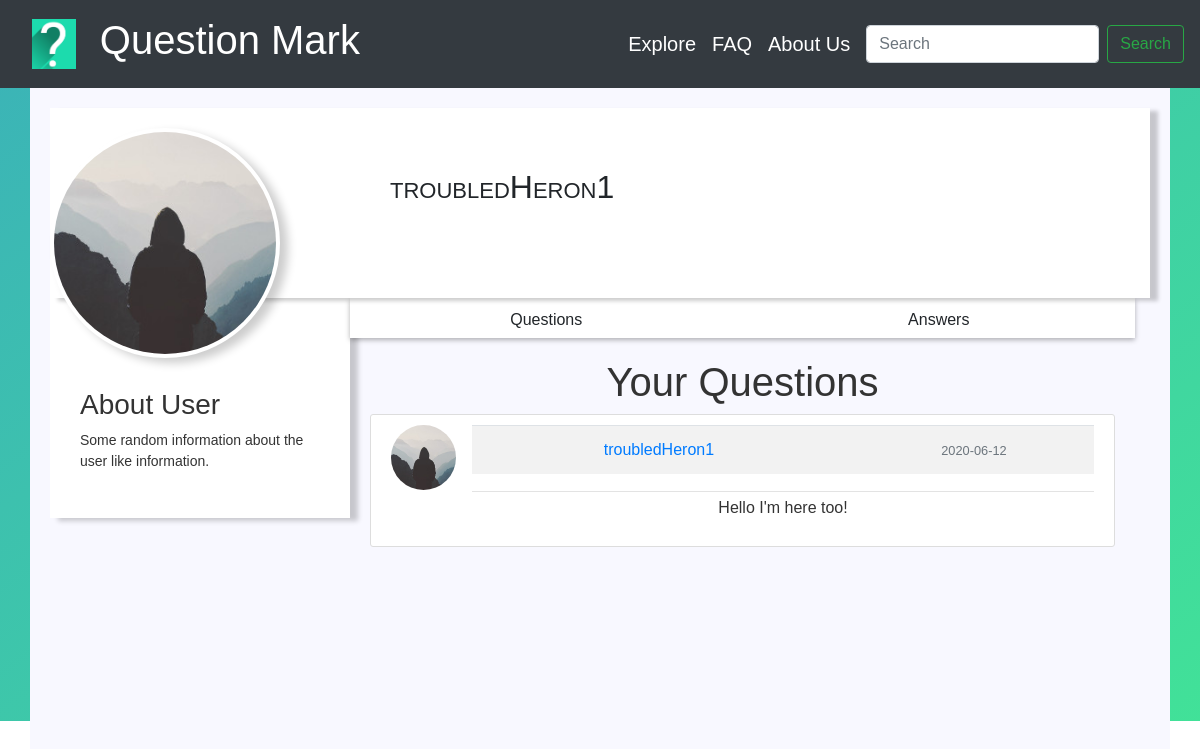
Screenshot of /user_posts/troubledHeron1 with the database file from the repository.
### Question_Mark/models.py (models this page shows, shortened)
class User(db.Model, UserMixin):
    id = db.Column(db.Integer, primary_key=True)
    first_name = db.Column(db.String(30), unique=False, nullable=False)
    last_name = db.Column(db.String(30), unique=False, nullable=False)
    username = db.Column(db.String(30), unique=True, nullable=False)
    email = db.Column(db.String(120), unique=True, nullable=False)
    image_file = db.Column(db.String(20), nullable=False, default="default.jpg")
    password = db.Column(db.String(60), nullable=False)
    questions = db.relationship("Questions", backref="author", lazy=True)

class Questions(db.Model):
    __searchable__ = ["question"]
    id = db.Column(db.Integer, primary_key=True)
    question = db.Column(db.Text, nullable=False)
    date_posted = db.Column(db.DateTime, nullable=False, default=datetime.utcnow)
    user_id = db.Column(db.Integer, db.ForeignKey("user.id"), nullable=False)
    answers = db.relationship("Answers", backref="writer", lazy=True)

### Question_Mark/routes.py (the view)
@app.route("/user_posts/<username>")
def user_posts(username):
    user = User.query.filter_by(username=username).first_or_404()
    quest = Questions.query.filter_by(author=user).order_by(
        Questions.date_posted.desc()
    )
    return render_template(
        "user_posts.html",
        title="Profile: " + username,
        x=username,
        user=user,
        quest=quest,
    )

### Question_Mark/templates/user_posts.html (shortened to what this page needs)
{% extends "layout.html" %}
{% block head %}
<link rel="stylesheet" href={{ url_for('static', filename='style_profile.css') }}>
<link rel="stylesheet" href={{ url_for('static', filename='style_questions.css') }}>
{% endblock head %}
{% block content %}
    <div class="container white-container">
        <div class="profile-header">
            <div class="profile-img">
                <img src={{ url_for('static', filename='default.jpg') }} width: 200; alt="">
            </div>
            <div class="profile-nav-info">
                <h3 class="user-name">{{ x }}
                </h3>
            </div>
        </div>
        <div class="main-bd">
            <div class="left-side">
                <div class="profile-side">
                    <div class="userbio">
                        <h3>About User</h3>
                        <p> Some random information about the user like information.</p>
                    </div>
                </div>
            </div>
            <div class="right-side">
                <div class="nav">
                    <div class="ul">
                        <p onclick="tabs(0)" class="user-question">Questions</p>
                        <p onclick="tabs(1)" class="user-answer">Answers</p>
                    </div>
                </div>
                <div class="profile-body">
                    <div class="profile-question tab">
                        <h1>Your Questions</h1>
                        {% for item in quest %}
                        <article class="media content-section">
                            <img class="rounded-circle article-img" src="{{ url_for('static', filename='default.jpg') }}">
                            <div class="media-body">
                                <div class="article-metadata">
                                    <table class="table table-striped">
                                    <tr>
                                    <td><a class="mr-2" href="#">{{ item.author.username }}</a></td>
                                    <td><small class="text-muted">{{ item.date_posted.strftime('%Y-%m-%d') }}</small></td>
                                    </tr>
                                    </table>
                                </div>
                                <p class="article-content">{{ item.question }}</p>
                            </div>
                        </article>
                        {% endfor %}
                    </div>
                </div>
            </div>
        </div>
    </div>
{% endblock content %}

### Question_Mark/static/style_profile.css (style rules this page uses)
* { box-sizing: border-box; }
.container { padding: 20px; }
.white-container { background-color: ghostwhite; height: 100vh; overflow: hidden; }
.profile-header { background: #fff; width: 100%; display: flex; height: 190px; position: relative; box-shadow: 8px 3px 4px rgba(0, 0, 0, 0.2); }
.profile-img { float: left; width: 340px; height: 200px; }
.profile-img img { border-radius: 50%; height: 230px; width: 230px; border: 4px solid #fff; box-shadow: 8px 5px 10px rgba(0, 0, 0, 0.2); position: absolute; top: 20px; z-index: 5; background: #fff; }
.profile-nav-info { float: left; flex-direction: column; justify-content: center; padding-top: 60px; }
.profile-nav-info h3 { font-variant: small-caps; font-size: 2rem; font-family: sans-serif; }
.main-bd { width: 100%; display: flex; padding-right: 15px; }
.profile-side { width: 300px; background: #fff; box-shadow: 8px 3px 5px rgba(0, 0, 0, 0.2); padding: 90px 30px 30px; }
.profile-side { margin-bottom: 2px; color: #333; font-size: 14px; }
.ul { display: flex; justify-content: center; height: 40px; background: #fff; width: 100%; box-shadow: 0px 2px 5px rgba(0, 0, 0, 0.3); }
.ul p { padding: 10px; width: 100%; cursor: pointer; text-align: center; transition: all 0.2s ease-in-out; }
.profile-body { width: 100%; z-index: -1; color: #333; }
.tab { padding: 20px; width: 100%; text-align: center; display: none; }

### Question_Mark/static/style_questions.css (style rules this page uses)
.content-section { background: #ffffff; padding: 10px 20px; border: 1px solid #dddddd; border-radius: 3px; margin-bottom: 20px; width: 745px; }
.article-content { white-space: pre-line; }
.article-img { height: 65px; width: 65px; margin-right: 16px; }
.article-metadata { padding-bottom: 1px; margin-bottom: 4px; border-bottom: 1px solid #e3e3e3 }

### Question_Mark/templates/layout.html (style rules this page uses)
body { box-sizing: border-box; font-family: sans-serif; }

### rows the page displays
User: username "troubledHeron1"
Questions: author.username "troubledHeron1", date_posted "2020-06-12", question "Hello I'm here too!"
